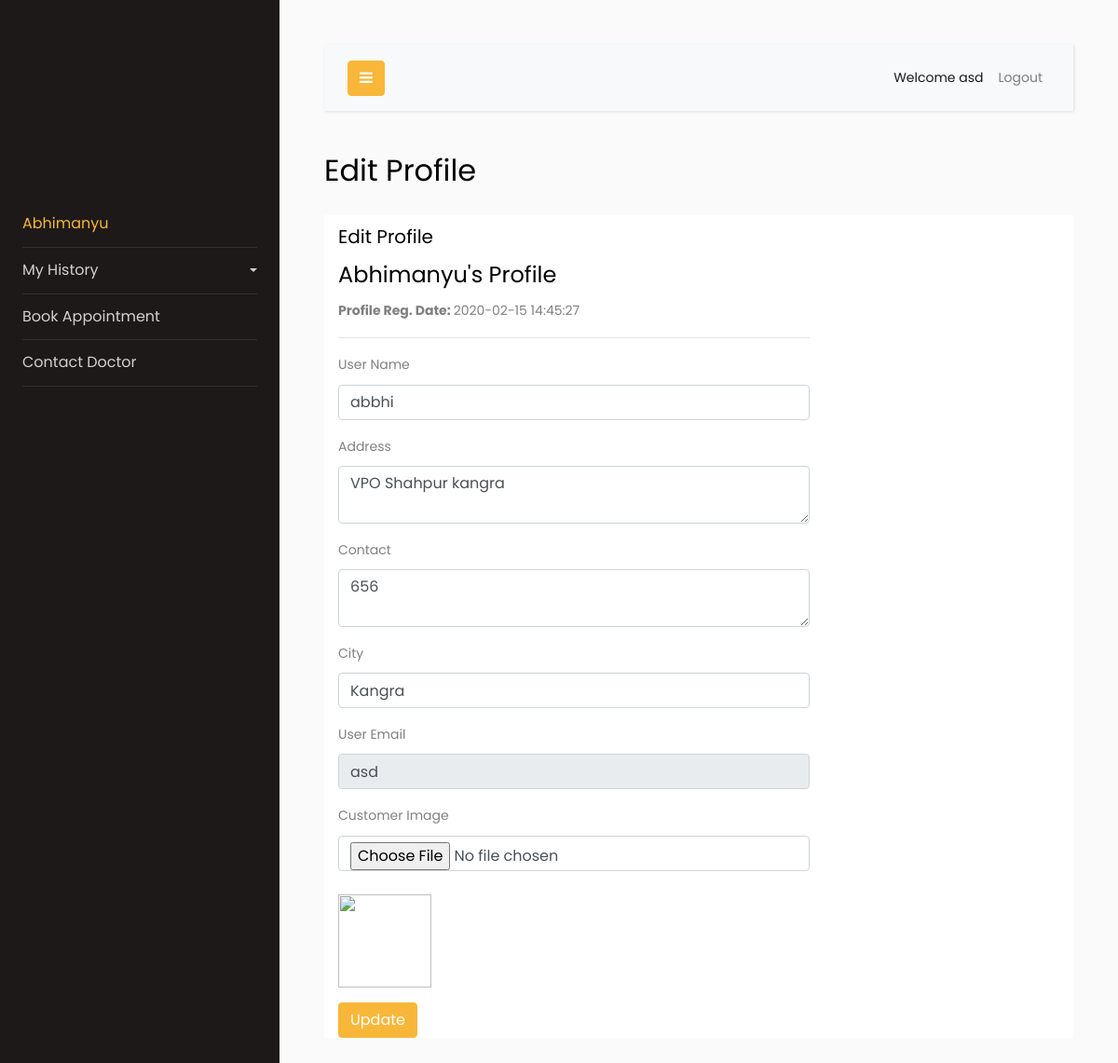
Screenshot of /userdashboard/update_profile.php (signed in) with the database file from the repository.
### tables this page shows
CREATE TABLE `patients` (
  `p_id` int(11) NOT NULL,
  `p_name` varchar(100) NOT NULL,
  `p_username` varchar(100) NOT NULL,
  `p_address` text NOT NULL,
  `p_contact` varchar(255) NOT NULL,
  `p_city` text NOT NULL,
  `p_gender` varchar(255) NOT NULL,
  `p_email` varchar(255) NOT NULL,
  `p_password` varchar(255) NOT NULL,
  `p_date` timestamp NOT NULL DEFAULT current_timestamp() ON UPDATE current_timestamp()
);

### userdashboard/update_profile.php (the view, shortened to what this page needs)
<?php
if (!isset($_SESSION['p_email'])) {
    echo "<script>window.open('../user_login.php','_self')</script>";
}else{
  include("../includes/db.php");
    $id=$_SESSION['p_id'];
  $sql=mysqli_query($con,"select p_image from patient_images where p_id='$id' ");
  $row=mysqli_fetch_array($sql);
  $image=$row['p_image'];
}
 ?>
<!doctype html>
<html lang="en">
  <head>
		<link rel="stylesheet" href="https://stackpath.bootstrapcdn.com/font-awesome/4.7.0/css/font-awesome.min.css">
		<link rel="stylesheet" href="css/style.css">
  </head>
  <body>
		<div class="wrapper d-flex align-items-stretch">
			<nav id="sidebar">
				<div class="p-4 pt-5">
		  		<a href="#" class="img logo rounded-circle mb-5" style="background-image: url(images/<?php echo $image ?>);"></a>
	        <ul class="list-unstyled components mb-5">
	          <li class="active">
	            <a href="user_dashboard.php"  aria-expanded="false" ><?php echo $_SESSION['p_name']; ?></a>
	          </li>
	          <li>
              <a href="#pageSubmenu" data-toggle="collapse" aria-expanded="false" class="dropdown-toggle">My History</a>
	          </li>
	          <li>
              <a href="book_appointment.php">Book Appointment</a>
	          </li>
	          <li>
              <a href="#">Contact Doctor</a>
	          </li>
	        </ul>
	      </div>
    	</nav>
      <div id="content" class="p-4 p-md-5">
        <nav class="navbar navbar-expand-lg navbar-light bg-light">
          <div class="container-fluid">
            <button type="button" id="sidebarCollapse" class="btn btn-primary">
              <i class="fa fa-bars"></i>
            </button>
            <div class="collapse navbar-collapse" id="navbarSupportedContent">
              <ul class="nav navbar-nav ml-auto">
                <li class="nav-item active">
                    <a class="nav-link" href="#">Welcome <?php echo $_SESSION['p_email'] ?></a>
                </li>
                <li class="nav-item ">
                    <a class="nav-link" href="logout.php">Logout</a>
                </li>
              </ul>
            </div>
          </div>
        </nav>
        <h2 class="mb-4">Edit Profile</h2>
        <div class="container-fluid container-fullw bg-white">
	<div class="row">
		<div class="col-md-12">
			<div class="row margin-top-30">
				<div class="col-lg-8 col-md-12">
					<div class="panel panel-white">
						<div class="panel-heading">
							<h5 class="panel-title">Edit Profile</h5>
						</div>
						<div class="panel-body">
							<?php
							$p_id=$_SESSION['p_id'];
							$sql=mysqli_query($con,"select * from patients where p_id='$p_id'");
							$row=mysqli_fetch_array($sql);
								$p_name =$row['p_name'];
								$p_address=$row['p_address'];
								$p_contact=$row['p_contact'];
								$p_city=$row['p_city'];
								$p_email=$row['p_email'];
								$p_date=$row['p_date'];
								$p_username=$row['p_username'];
								$sqli=mysqli_query($con,"select p_image from patient_images where p_id='$p_id'");
							    $rowi=mysqli_fetch_array($sqli);
							    $pimage=$rowi['p_image'];
							 ?>
							<h4><?php echo $p_name ?>'s Profile</h4>
							<p><b>Profile Reg. Date: </b><?php echo $p_date ?></p>
							<hr />
							<form role="form" name="edit" method="post" enctype="multipart/form-data">
								<div class="form-group">
									<label for="fname">
										User Name
									</label>
									<input type="text" name="username" class="form-control" value="<?php echo $p_username ?>" >
								</div>
								<div class="form-group">
									<label for="address">
										Address
									</label>
									<textarea name="address" class="form-control"><?php echo $p_address ?></textarea>
								</div>
								<div class="form-group">
									<label for="Contact numaber">
										Contact
									</label>
									<textarea name="contact" class="form-control"><?php echo $p_contact ?></textarea>
								</div>
								<div class="form-group">
									<label for="city">
										City
									</label>
									<input type="text" name="city" class="form-control" required="required"  value="<?php echo $p_city ?>" >
								</div>
								<div class="form-group">
									<label for="fess">
										User Email
									</label>
									<input type="email" name="email" class="form-control"  readonly="readonly"  value="<?php echo $p_email ?>">
								</div>
								<div class="form-group">
								<label > Customer Image</label>
								<input type="file" name="image" class="form-control
								"value="<?php echo $pimage ?>">
								<br>
								<img src="images/<?php echo $pimage; ?>" class="img-responsive" height="100" width="100">
							</div>
								<button type="submit" name="submit" class="btn btn-o btn-primary">
								Update
								</button>
							</form>
						</div>
					</div>
				</div>
			</div>
		</div>
	</div>
</div>
      </div>
		</div>
  </body>
</html>

### rows the page displays
patients: p_name "Abhimanyu", p_date "2020-02-15 14:45:27", username "abbhi", address "VPO Shahpur kangra", contact "656", city "Kangra", email "asd"

### other values shown
$_SESSION['p_name'] "Abhimanyu"
$_SESSION['p_email'] "asd"
